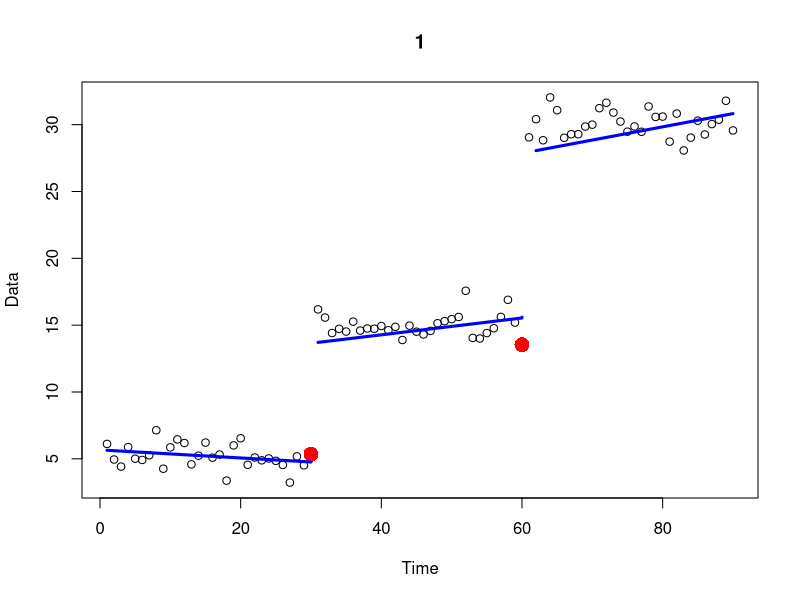
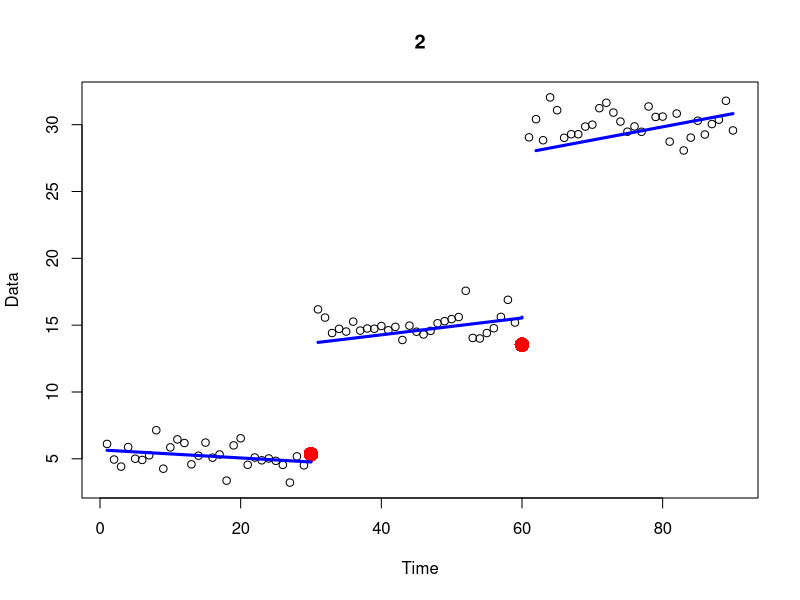
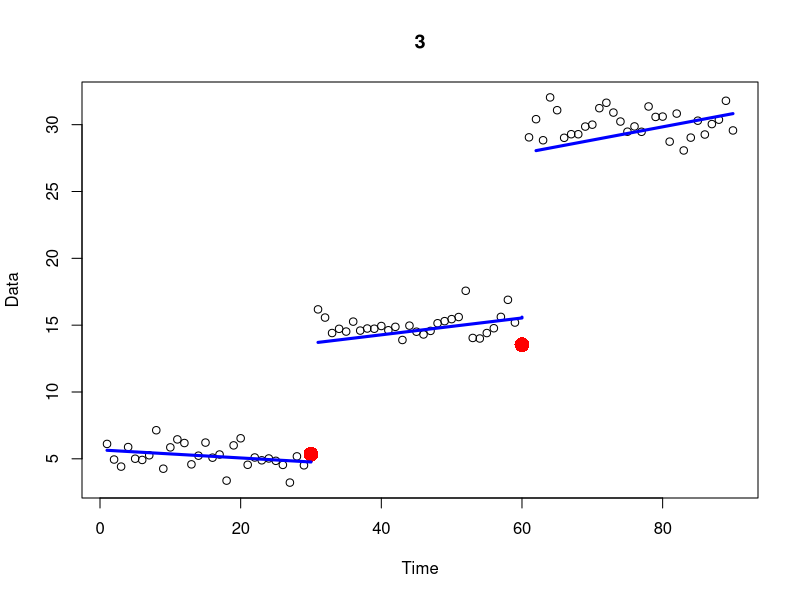
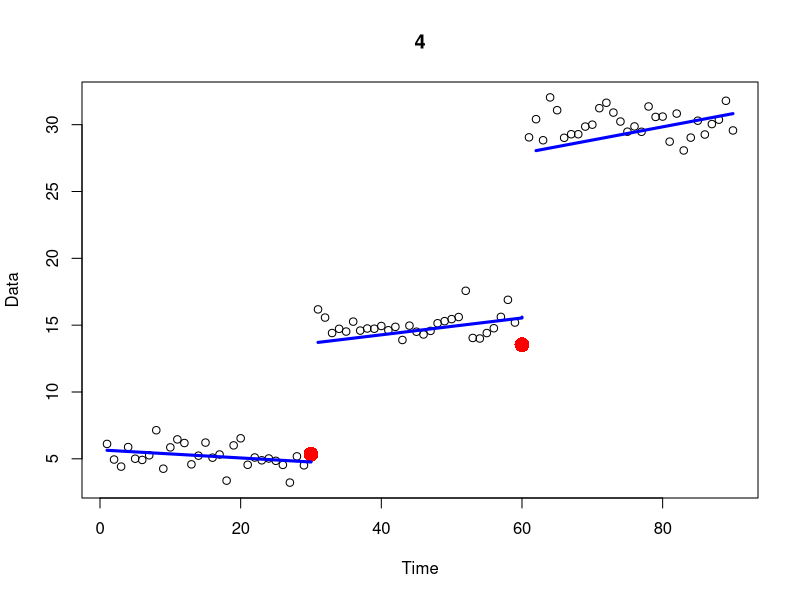
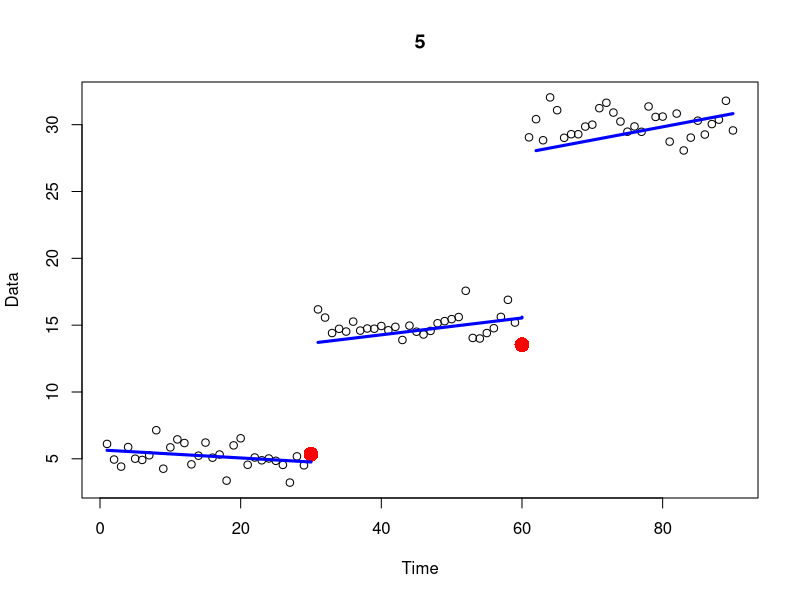
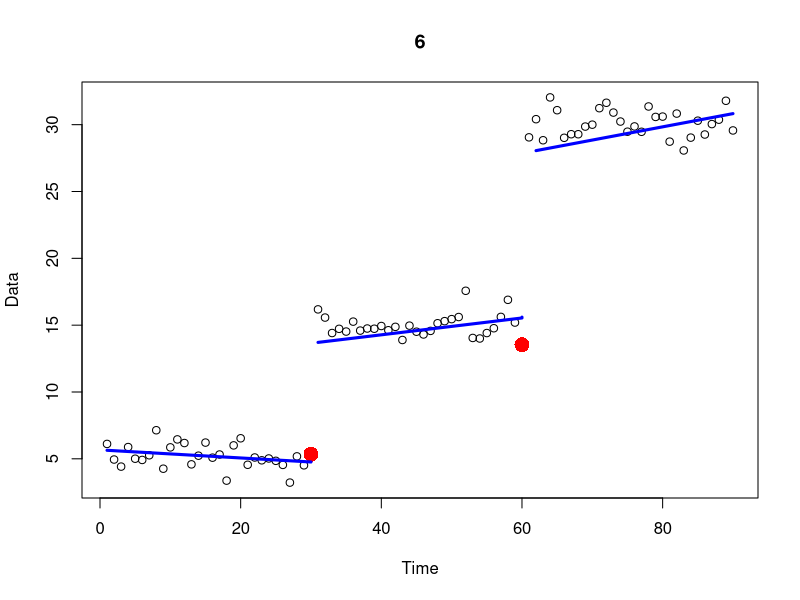
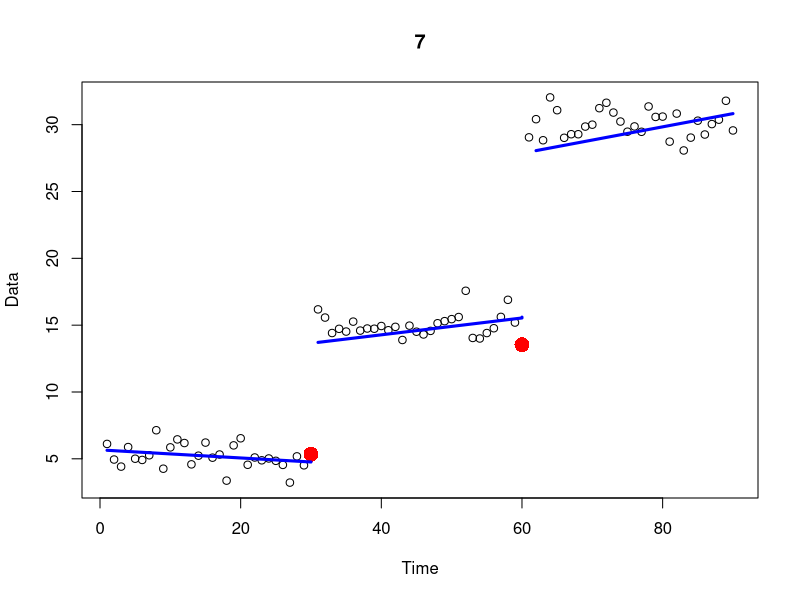
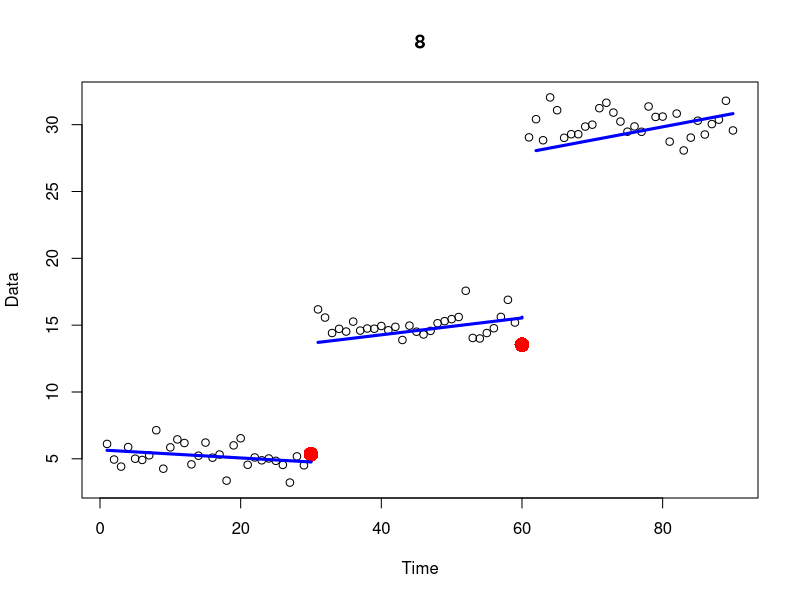

Source code (R) for these figures, in order: (Note: this script raises an error after producing the figures.)
#creating our data 
first = rnorm(30, mean = 5, sd = 1) #30 random data points from a normal distribution with mean of 5
second = rnorm(30, mean = 15, sd = 1) #30 random data points from a normal distribution with mean of 15
third = rnorm(30, mean = 30, sd = 1) #30 random data points from a normal distribution with mean of 30

dif_means_0 = c(first) #setting up null set
dif_means_1 = c(first, second) #adding two sets of data points together 
dif_means_2 = c(first, second, third) #adding three sets of data points together

time_0 = 1:30
time_1 = 1:60
time_2 = 1:90

test_data_0 = data.frame(time_0, dif_means_0) #our data with x = time and y = data from 1 set
test_data_1 = data.frame(time_1, dif_means_1) #our data with x = time and y = data from 2 sets
test_data_2 = data.frame(time_2, dif_means_2) #our data with x = time and y = data from 3 sets

#downloading the strucchange package
#install.packages("strucchange")
library("strucchange")

#Bai-Perron Method
bkpts_0 = breakpoints(test_data_0$dif_means_0 ~ test_data_0$time_0, breaks = 5, h = 0.1) #no break points 
bkpts_0$breakpoints #list of x-values (time) for breakpoints

bkpts_1 = breakpoints(test_data_1$dif_means_1 ~ test_data_1$time_1, breaks = 5, h = 0.1) #no break points 
bkpts_1$breakpoints #list of x-values (time) for breakpoints

bkpts_2 = breakpoints(test_data_2$dif_means_2 ~ test_data_2$time_2, breaks = 5, h = 0.1) #no break points 
bkpts_2$breakpoints #list of x-values (time) for breakpoints

#-----------------------------------------------------------------

#complete BAR - Variation 0 (Random/Random/Random)


#-------Key:
# k           = breakpoint's x-axis values 
# time        = integer x-values of the entire data set 
# interations = number of runs through Metropolis hastings 
# make        = the proportion (decimal) of the make step to occuring
# murder      = the proportion (decimal) of the murder step to occuring
#note: the make and murder need to add to less then one 
#graph        = yes or no to graphing the function 
bar0 = function(k, time, data, iterations, make, murder, graph){
  
  library(MASS)
  
  prob_mmm = c(make, murder) #combining the two probabilties of make and murder that the user specifies 
  
  full_data = cbind(as.numeric(time), as.numeric(data)) #combing the time and data inputs from user
  
  n = max(full_data[,1]) #finding max value
  
  k_ends = c(min(full_data[,1]), k, max(full_data[,1])) #adding in end points to k values 
  
  fitMetrics<-function(k_ends, test_data, graph, count ){ #added graph and count 
    
    #create sum objects
    sum_loglik = 0
    
    #this is new!!!
    f = NULL
    x = NULL
    
    #get and sum log likelihood for regressions of all intervals
    if(length(k_ends) < 3 ){
      model = lm(test_data[,2]~test_data[,1])
      sum_loglik = logLik(model)[1]
    }else{
      for(i in 1:length(k_ends)) {
        if(k_ends[i] != 1){
          min = k_ends[i-1]
          x_values = test_data[c(min:k_ends[i]),1] #getting the x values in the interval
          y_values = test_data[c(min:k_ends[i]),2] #getting the y values in the interval
          data = data.frame(x_values, y_values) #re-making this into a dataframe 
          model = lm(y_values~x_values)
          sum_loglik = sum_loglik + logLik(model)[1]
          
          #this is new!!!
          f = c(f,model$fitted.values, "here")
          x = c(x, x_values)
          
        }
      }
    }
    #this is new!!!
    if(graph == "yes") {
      graphing(x, f, k_ends, count )
    }
    return(sum_loglik)
  }
  
  
  #this is new!!!
  graphing <- function(x, f, k_ends , count) {
    k = k_ends[-c(1, which.max(k_ends))]
    plot(full_data, xlab="Time", ylab="Data", main = count)
    points(k,full_data[k,2], col="red", pch= 16, cex = 2)
    xx = NULL
    fit = NULL
    for(i in 1:length(f) ) {
      if(f[i] == "here") {
        lines(xx, fit, col="blue",lwd=3)
        xx = NULL
        fit = NULL 
      } else {
        xx = c(xx , x[i])
        fit = c(fit, f[i])
      }
    }
    
  }
  
  #random make function, this makes a random point 
  count = 0 
  barMake0<-function(k_ends){
    
    count = count + 1 #this check to make sure we do not get stuck in an infinite loop 
    if(count < 10 ) {
      rand_spot = sample(k_ends[1]:k_ends[length(k_ends)], 1) #selects a random spot
      k_ends_final = sort(c(k_ends, rand_spot)) #adds the random spot and sorts it 
      d = diff(k_ends_final) #finds the difference between all the spots 
      if(min(d) < 3) { #this make sure an additional point is not to close to a point already in existance 
        barMake0(k_ends)
      } else {
        return(k_ends_final) #the old breakpoints + the new breakpoints 
      }
    }else {
      return(k_ends)
    }
    
  }
  
  
  #this function kills one breakpoint randomly 
  barMurder0<-function(k_ends){
    
    k = k_ends[c(-1,-length(k_ends))]
    random_num = sample(1:length(k), 1)
    k_ends_final = k_ends[-(random_num+1)]
    return(k_ends_final)
    
  }
  
  #kills a point randomly and then adds a point randomly 
  barMove0<-function(k_ends){
    
    k_ends_less = barMurder0(k_ends)
    k_ends_final = barMake0(k_ends_less)
    return(k_ends_final)
    
  }
  
  #initializing matrixes 
  ratio_data = matrix(NA, nrow=1, ncol=4)
  all_k_new = matrix(NA, nrow=1, ncol=(n/3))
  all_k_best = matrix(NA, nrow=1, ncol=(n/3))
  
  #Metroplis Hastings 
  for(i in 1:iterations){
    
    old_loglik = fitMetrics(k_ends, full_data, "yes", i )
    
    u_step = runif(1) #random number from 0 to 1 taken from a uniform distribution for selecting step
    
    if(length(k_ends) < 3 | u_step < prob_mmm[1]){
      k_ends_new = barMake0(k_ends) #make
    } else if(u_step > prob_mmm[1] & u_step < sum(prob_mmm)){
      k_ends_new = barMurder0(k_ends) #murder
    } else{
      k_ends_new = barMove0(k_ends) #move
    }
    
    new_loglik = fitMetrics(k_ends_new, full_data, "no")
    
    ratio = (new_loglik - log(n)*(4*(length(k_ends_new)-2)+3)) - (old_loglik - log(n)*(4*(length(k_ends)-2)+3))
    u_ratio = log(runif(1)) #random number from 0 to 1 taken from a uniform distribution 
    
    if(ratio == Inf){ #safe gaurd against random models creating infinite ratios
      k_ends = k_ends #old
    } else if(ratio > u_ratio) {
      k_ends = k_ends_new #new
    } else {
      k_ends = k_ends #old
    }
    
    ratio_data_print = c(ratio, u_ratio, old_loglik, new_loglik)
    k_ends_new_print = c(k_ends_new, rep(NA, (n/3)-length(k_ends_new)))
    k_ends_best_print = c(k_ends, rep(NA, (n/3)-length(k_ends)))
    
    ratio_data = rbind(ratio_data, ratio_data_print)
    all_k_new = rbind(all_k_new, k_ends_new_print)
    all_k_best = rbind(all_k_best, k_ends_best_print)
    
  }
  
  #cleaning up the matrixs 
  ratio_data = ratio_data[-1,]
  all_k_new = all_k_new[,-1]
  all_k_best = all_k_best[,-1]
  all_k_new = all_k_new[-1,colSums(is.na(all_k_new))<nrow(all_k_new)]
  all_k_best = all_k_best[-1,colSums(is.na(all_k_best))<nrow(all_k_best)]
  clean_max = max(all_k_new[1,], na.rm=TRUE)
  all_k_new = ifelse(all_k_new == clean_max,NA,all_k_new)
  all_k_best = ifelse(all_k_best == clean_max,NA,all_k_best)
  
  if(graph == "yes") {
    #plotting 
    plot(full_data, main = 1, xlab = "Time", ylab="Data")
    points(all_k_new[1,],full_data[all_k_new[1,],2], col="blue", pch= 16, cex = 2)
    points(all_k_best[1,],full_data[all_k_best[1,],2], col="red", pch= 16, cex=2)
    
    num = iterations / 5
    for(i in 1:num) {
      n = i * 5 
      if(is.na(all_k_new[n,]) ) {
        plot(full_data, main = n, xlab = "Time", ylab="Data")
        points(all_k_best[n,],full_data[all_k_best[n,],2], col="red", pch= 16, cex = 2)
      } else {
        plot(full_data, main = n, xlab = "Time", ylab="Data")
        points(all_k_new[n,],full_data[all_k_new[n,],2], col="blue", pch= 16, cex = 2)
        points(all_k_best[n,],full_data[all_k_best[n,],2], col="red", pch= 16, cex = 2)
      }
    }
  }
  
  #prints the results
  return(list(ratio_data, all_k_new, all_k_best))
  
}

#calling the function
bar_result = bar0(bkpts_2$breakpoints, test_data_2[,1], test_data_2[,2], 20, 0.4, 0.4, "no")

bar0(bkpts_2$breakpoints, test_data_2[,1], test_data_2[,2], 20, 0.4, 0.4, "yes")
